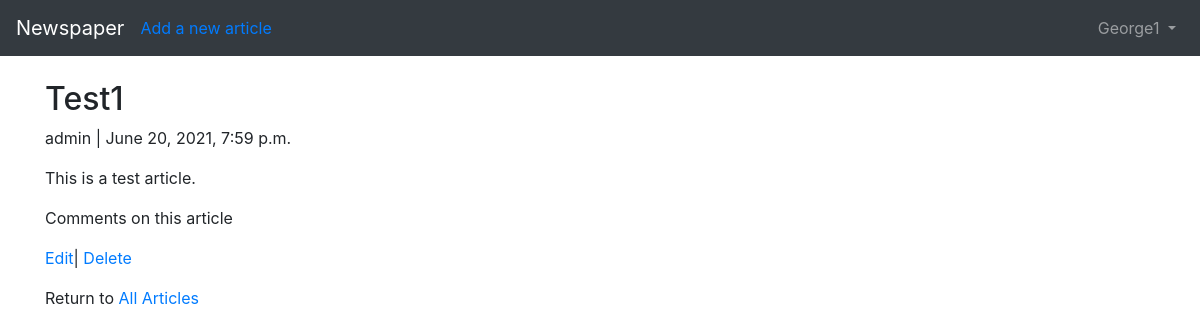
The page /articles/2/ (signed in) on the database its author committed.
### users/models.py (models this page shows)
class CustomUser(AbstractUser):
    age = models.PositiveIntegerField(null=True, blank=True)

### articles/models.py (models this page shows, shortened)
class Article(models.Model):
    title = models.CharField(max_length=200)
    body = models.TextField()
    date = models.DateTimeField(auto_now_add=True)
    author = models.ForeignKey(get_user_model(), on_delete=models.CASCADE)

### articles/views.py (the view)
# urls.py: path('<int:pk>/', ArticleDetailView.as_view(), name='article_detail'),
class ArticleDetailView(LoginRequiredMixin, DetailView):
    model = Article
    template_name = 'article_detail.html'
    login_url = 'login'

### templates/article_detail.html (shortened to what this page needs)
{% extends 'base.html' %}
{% block content %}
    <div class="article-entry">
        <h2>{{ object.title }}</h2>
            <p> {{ object.author }} | {{ object.date }}</p>
            <p> {{ object.body }}</p>
            <p> Comments on this article</p>
    </div>
    <p> <a href="{% url 'article_edit' article.pk %}">Edit</a>|
        <a href="{% url 'article_delete' article.pk  %}">Delete</a>
    </p>
    <p> Return to <a href="{% url 'article_list' %}">All Articles</a></p>
{% endblock content %}

### templates/base.html (shortened to what this page needs)
<!DOCTYPE html>
<html>
    <head>
        <link rel="stylesheet"
              href="https://stackpath.bootstrapcdn.com/bootstrap/4.1.3/css/bootstrap.min.css"
>
    </head>
    <body>
        <nav class="navbar navbar-expand-md navbar-dark bg-dark mb-4">
            <a class="navbar-brand" href="{% url 'home' %}">Newspaper</a>
            {% if user.is_authenticated %}
                <ul class="navbar-nav mr-auto">
                    <li class="nav-item"><a href="{% url 'article_new' %}">Add a new article</a></li>
                </ul>
            {% endif %}
            <div class="collapse navbar-collapse" id="navbarCollapse">
                {% if user.is_authenticated %}
                    <ul class="navbar-nav ml-auto">
                        <li class="nav-item">
                            <a class="nav-link dropdown-toggle" href="#" id="userMenu"
                               data-toggle="dropdown" aria-haspopup="true"
                               aria-expanded="false">
                                {{ user.username }}
                            </a>
                        </li>
                    </ul>
                {% else %}
                    <form class="form-inline ml-auto">
                        <a href="{% url 'login' %}" class="btn btn-outline-secondary">Log in </a>
                        <a href="{% url 'signup' %}" class="btn btn-primary ml-2">Register</a>
                    </form>
                {% endif %}
            </div>
        </nav>
        <div class="container">
            {% block content %}
            {% endblock content %}
        </div>
    </body>
</html>

### rows shown on the page
CustomUser: username "George1"
Article: title "Test1", author "admin", date "June 20, 2021, 7:59 p.m.", body "This is a test article."
